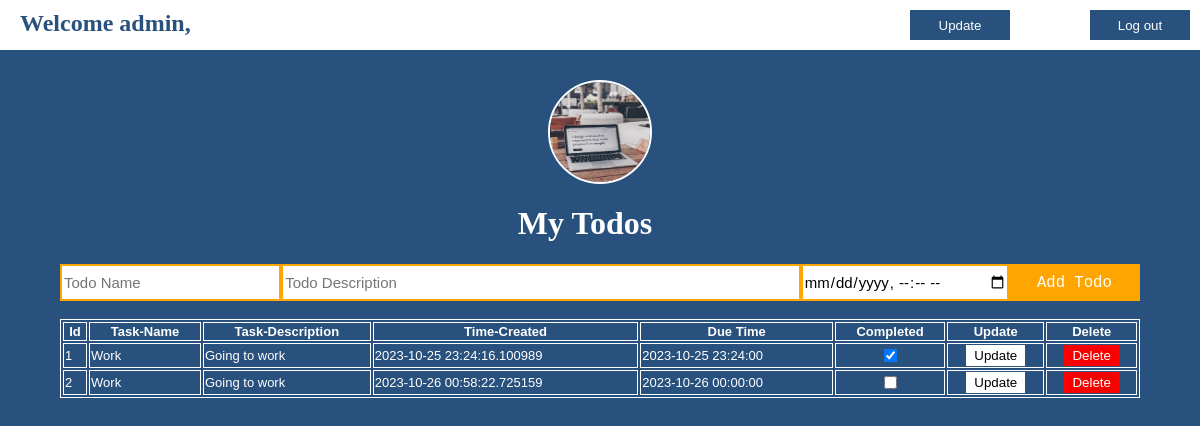
Page /dashboard (signed in) on the committed database.
### app.py (models this page shows, shortened)
class User(db.Model):
    id = db.Column(db.Integer, primary_key=True)
    name = db.Column(db.String(20),nullable=False)
    occupation = db.Column(db.String(30),nullable=False)
    username = db.Column(db.String(20),unique=True,nullable=False)
    password = db.Column(db.String(20),nullable=False)
    img_filename = db.Column(db.String(255))
    todos = db.relationship("Todos", backref= "user")

class Todos(db.Model):
    id = db.Column(db.Integer, primary_key=True)
    todoName = db.Column(db.String(20),nullable=False)
    todoDesc = db.Column(db.String(30),nullable=False)
    time = db.Column(db.DateTime , default=datetime.now)
    due_date = db.Column(db.DateTime)
    completed = db.Column(db.Boolean , default = False)
    user_id = db.Column(db.String, db.ForeignKey('user.username'))

### app.py (the view)
@app.route('/dashboard')
def dashboard():
    user_id = session['user_id']
    user = User.query.filter_by(username=user_id).first()
    data = Todos.query.filter_by(user_id=user_id)
    return render_template('dashboard.html', data=data , user=user_id , img_filename = user.img_filename )

### templates/dashboard.html (shortened to what this page needs)
<!DOCTYPE html>
<html lang="en">
<head>
    <link rel="stylesheet" type="text/css" href="{{ url_for('static', filename='dashboard.css') }}">
</head>
<body>
    <div class="navbar">
        <div class="title">
            <a style="display: flex;" href=""><h2>Welcome {{ user }},</h2></a>
        </div>
        <div>
            <form action="/update">
                <button>Update</button>
            </form>
        </div>
        <div>
            <form action="/logout">
                <button>Log out</button>
            </form>
        </div>
    </div>
    <center>
        <div class="profile-img">
            <img class="profile-img-section" src="{{ url_for('static', filename='images/' + img_filename) }}" alt="User Image">
        </div>
        <h1 class="title-section"><center>My Todos</center></h1>
    </center>
    <center class="todo-section">
    <form class="addtodo" action="/addtodo" method="POST">
        <input class="name" id="todo_name_input" type="text>" name="todoName" placeholder="Todo Name" required>
        <br>
        <input class="desc"  id="todo_des_input" placeholder="Todo Description" name="todoDesc" required>
        <br>
        <br>
        <input class="datetime" type="datetime-local" name="duetime" required>
        <button onclick="formHandle()" type="submit" class="addbtn">Add Todo</button>
    </form>
</center>
<br>
    <center>
    <table >
        <tbody id="tables">
        <tr >
            <th>Id</th>
            <th>Task-Name</th>
            <th colspan="2">Task-Description</th>
            <th>Time-Created</th>
            <th>Due Time</th>
            <th>Completed</th>
            <th>Update</th>
            <th>Delete</th>
        </tr>
        <tr>
            {% for item in data %}
            <td >{{ loop.index }}</td>
            <td>{{item.todoName}}</td>
            <td colspan="2">{{item.todoDesc}}</td>
            <td>{{item.time}}</td>
            <td>{{ item.due_date }}</td>
            <td> <a href="/complete/{{ item.id }}"><center><input type="checkbox" name="completed" {% if item.completed %} checked {% endif %} id=""></center> </a></td>
            <td><center><a href="/edit/{{ item.id }}"><button  class="update">Update</button></a></center></td>
            <td><center><a href="/delete/{{ item.id }}" ><button class="delete">Delete</button></a></center></td>
        </tr>
        {% endfor %}
    </tbody>
    </table>
    </center>
</body>
</html>

### static/dashboard.css (style rules this page uses)
body { width: 100%; background-color: rgb(40, 81, 125); margin: 0 0; }
.title { width: 70%; }
.navbar { width: 100%; height: 50px; display: flex; background-color: white; margin: 0 0; }
.navbar button { background-color:rgb(40, 81, 125) ; color: white; margin: 10px; margin-left: 70px; height: 30px; width: 100px; font-family: Verdana, Geneva, Tahoma, sans-serif; border: 1px solid rgb(40, 81, 125); }
.navbar h2 { color: rgb(40, 81, 125); margin-top: 10px; margin: 10px 0 10px 20px; }
.profile-img { margin-top: 30px; width: 100px; height: 100px; border-radius: 50%; border: 2px solid white; }
.title-section { width: 150px; justify-content: center; margin-left: -30px; }
.datetime { width: 22%; border: 2px solid orange; font-family: Verdana, Geneva, Tahoma, sans-serif; font-size: 15px; }
.profile-img-section { width: 100px; height: 100px; border-radius: 50%; background-size: cover; background-position: center; }
.navbar a { text-decoration: none; }
h1 { color: white; }
table { color: white; width: 90%; border: 1px solid white; }
table th,td { border: 0.1px solid white; font-family: Verdana, Geneva, Tahoma, sans-serif; font-size: 13px; }
.update { background-color: white; border: 2px solid white; font-family: Verdana, Geneva, Tahoma, sans-serif; }
.delete { background-color: rgb(249, 0, 0); border: 2px solid rgb(252, 3, 3); font-family: Verdana, Geneva, Tahoma, sans-serif; color: white; }
.addtodo { display: flex; width: 90%; }
.desc { width: 60%; border: 2px solid orange; font-family: Verdana, Geneva, Tahoma, sans-serif; font-size: 15px; }
.name { width: 25%; border: 2px solid orange; font-family: Verdana, Geneva, Tahoma, sans-serif; font-size: 15px; }
.addbtn { width: 15%; color: rgb(255, 255, 255); background-color: orange; border: 2px solid orange; font-size: larger; font-family: monospace; }

### rows in the picture
User: img_filename (picture)
Todos: todoName "Work", todoDesc "Going to work", time "2023-10-25 23:24:16.100989", due_date "2023-10-25 23:24:00", completed "☑"
Todos: todoName "Work", todoDesc "Going to work", time "2023-10-26 00:58:22.725159", due_date "2023-10-26 00:00:00"

### other values in the picture
{{ user }} "admin"
